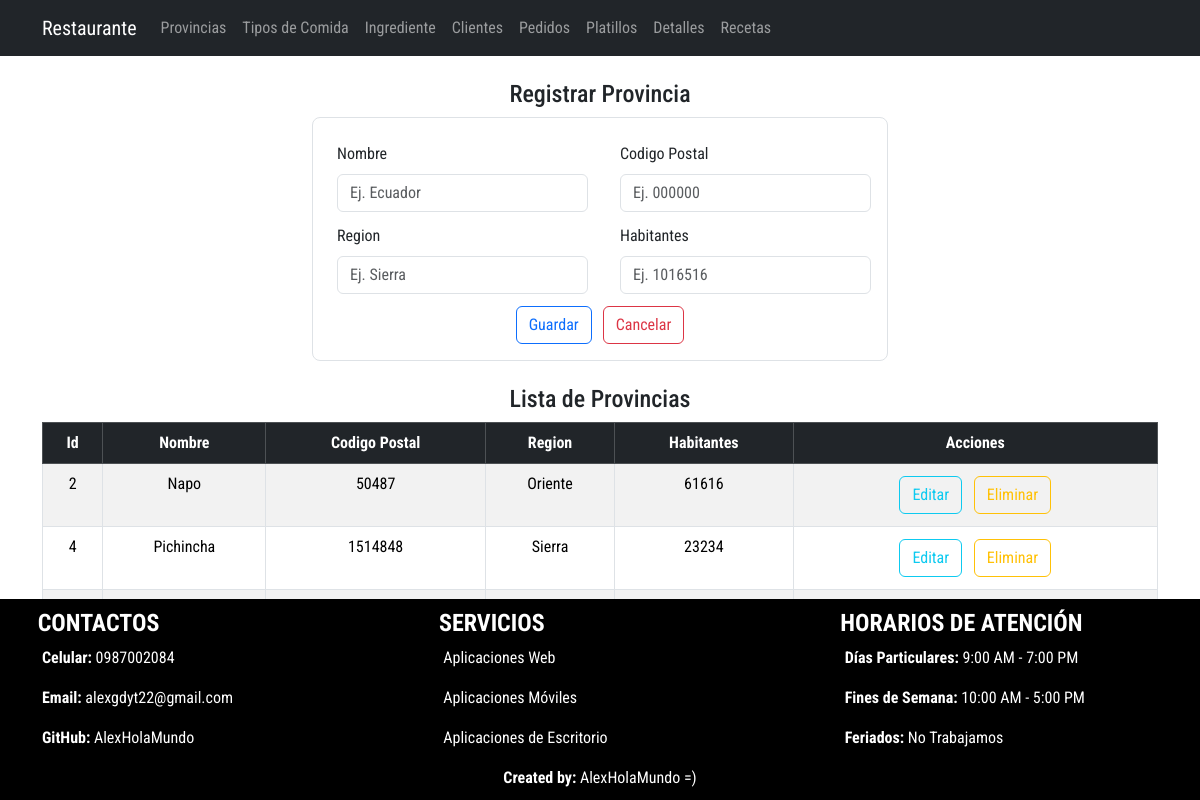
The page /listaProvincia/ on the database its author committed.
### Aplicaciones/RestauranteWT/models.py (models this page shows, shortened)
class Provincia(models.Model):
    idProvincia_wt = models.AutoField(primary_key=True)
    nombre_wt = models.CharField(max_length=50)
    codigoPostal_wt = models.IntegerField()
    region_wt = models.CharField(max_length=50)
    habitantes_wt = models.IntegerField()

### Aplicaciones/RestauranteWT/views.py (the view)
# urls.py: path('listaProvincia/', views.listaProvincia),
def listaProvincia (request):
    provinciaBdd=Provincia.objects.all()
    return render(request, 'listaProvincia.html',{'provincias':provinciaBdd})

### Aplicaciones/RestauranteWT/templates/listaProvincia.html (shortened to what this page needs)
{% extends "plantilla.html" %} {% block contenido %} {%load static %}
<div class="container w-50 mt-4 mb-4">
  <h4 class="text-center">Registrar Provincia</h4>
  <form
    class="border p-3 rounded-3"
    action="/guardarProvincia/"
    method="POST"
    enctype="multipart/form-data"
  >
    <div class="row">
      <div class="col-md-6">
        <div class="m-1">
          <label for="" class="form-label m-1">Nombre</label>
          <input
            type="text"
            required
            class="form-control m-1"
            placeholder="Ej. Ecuador"
            value=""
            name="nombre_wt"
            id="nombre_wt"
          />
        </div>
      </div>
      <div class="col-md-6">
        <div class="m-1">
          <label for="" class="form-label m-1">Codigo Postal</label>
          <input
            type="number"
            required
            class="form-control m-1"
            placeholder="Ej. 000000"
            value=""
            name="codigoPostal_wt"
            id="codigoPostal_wt"
          />
        </div>
      </div>
    </div>
    <div class="row">
      <div class="col-md-6">
        <div class="m-1">
          <label for="" class="form-label m-1">Region</label>
          <input
            type="text"
            required
            class="form-control m-1"
            placeholder="Ej. Sierra"
            value=""
            name="region_wt"
            id="region_wt"
          />
        </div>
      </div>
      <div class="col-md-6">
        <div class="m-1">
          <label for="" class="form-label m-1">Habitantes</label>
          <input
            type="number"
            required
            class="form-control m-1"
            placeholder="Ej. 1016516"
            value=""
            name="habitantes_wt"
            id="habitantes_wt"
          />
        </div>
      </div>
    </div>
    <center class="mt-2">
      <button type="submit" name="button" class="btn btn-outline-primary">
        Guardar</button
      >&nbsp;&nbsp;
      <button type="reset" name="button" class="btn btn-outline-danger">
        Cancelar
      </button>
    </center>
  </form>
</div>
<center class="mt-4 mb-4">
  <div class="container table-responsive">
    <h4 class="text-center">Lista de Provincias</h4>
    <table class="table table-striped table-bordered table-hover">
      <thead>
        <tr class="table-dark">
          <th class="text-center" scope="col">Id</th>
          <th class="text-center" scope="col">Nombre</th>
          <th class="text-center" scope="col">Codigo Postal</th>
          <th class="text-center" scope="col">Region</th>
          <th class="text-center" scope="col">Habitantes</th>
          <th class="text-center" scope="col">Acciones</th>
        </tr>
      </thead>
      <tbody>
        {% for provincia in provincias %}
        <tr>
          <td class="text-center">{{provincia.idProvincia_wt}}</td>
          <td class="text-center">{{provincia.nombre_wt}}</td>
          <td class="text-center">{{provincia.codigoPostal_wt}}</td>
          <td class="text-center">{{provincia.region_wt}}</td>
          <td class="text-center">{{provincia.habitantes_wt}}</td>
          <td class="text-center">
            <a
              href="/editarProvincia/{{provincia.idProvincia_wt}}"
              class="btn btn-outline-info m-1"
              >Editar</a
            >
            <a
              href="javascript:void(0);"
              type="button"
              class="btn btn-outline-warning m-1"
              onclick="eliminarProvincia('/eliminarProvincia/{{provincia.idProvincia_wt}}')"
              >Eliminar</a
            >
          </td>
        </tr>
        {% endfor %}
      </tbody>
    </table>
  </div>
</center>
{% endblock contenido %}

### crudRestaurante/static/css/styles.css (style rules this page uses)
body { font-family: 'Great Vibes', cursive; font-family: 'PT Sans', sans-serif; font-family: 'PT Sans Narrow', sans-serif; font-family: 'Roboto Condensed', sans-serif; }

### rows shown on the page
Provincia: idProvincia_wt "2", nombre_wt "Napo", codigoPostal_wt "50487", region_wt "Oriente", habitantes_wt "61616"
Provincia: idProvincia_wt "4", nombre_wt "Pichincha", codigoPostal_wt "1514848", region_wt "Sierra", habitantes_wt "23234"
